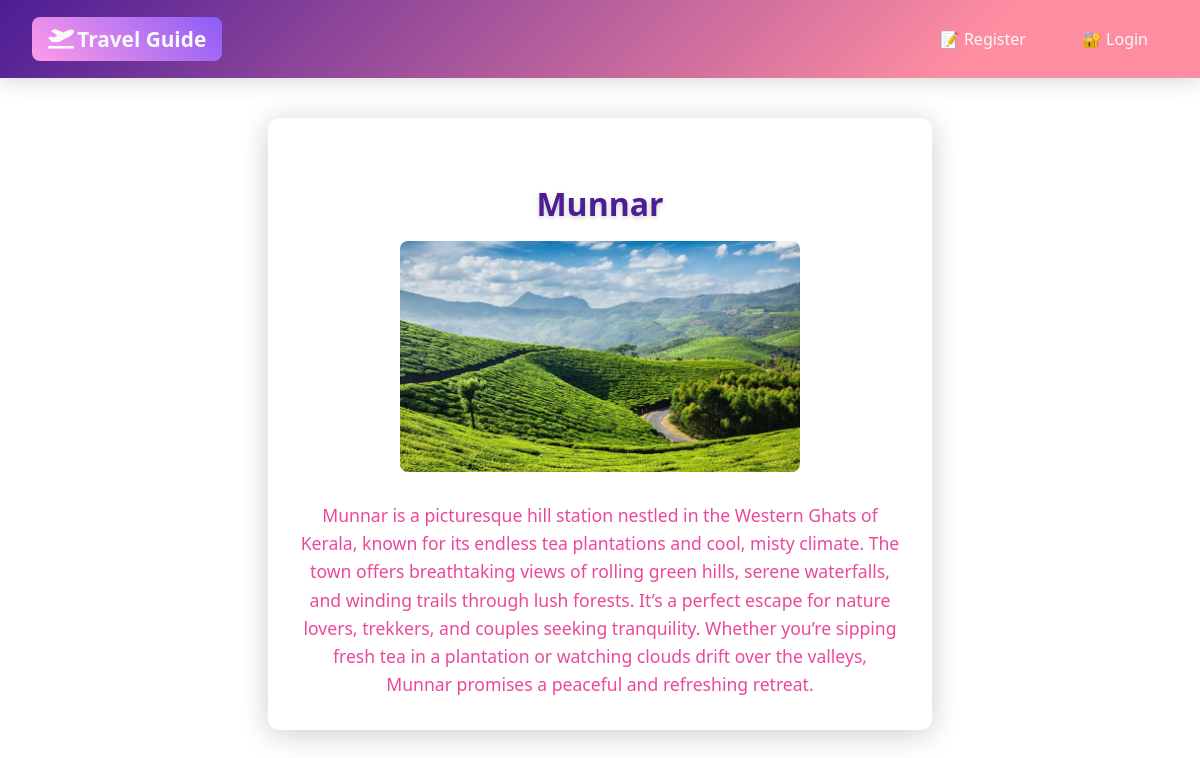
Screenshot of /base/destread/1/ with the database file from the repository.
### base/models.py (models this page shows, shortened)
class Destination(models.Model):
    name = models.CharField(max_length=100)
    image=models.ImageField(upload_to='destinations/') #upload_to : create one folder and all photos will be stored their
    desc = models.CharField(max_length=1000)
    is_deleted = models.BooleanField(default=False)

### base/views.py (the view)
# urls.py: path('destread/<int:did>/',views.destread,name='destread'),
def destread(request, did):
    dest_data = get_object_or_404(Destination, id=did)
    return render(request, 'destread.html', {'dest_data': dest_data})

### base/templates/destread.html
{% extends 'main.html' %}
    {% block content %}
    <div class=" destread_container">
        <h3>{{dest_data.name}}</h3>
        <img src="{{ dest_data.image.url }}" alt="{{ dest_data.name }}" width="400" height="300">
        <p>{{dest_data.desc}}</p>
    </div>
    {% endblock %}

### static/style.css (style rules this page uses)
:root { --primary: #FF8DA1; --secondary: #FFC2BA; --accent: #FF9CE9; --dark: #AD56C4; --light: #FFFFFF; }
body { font-family: 'Segoe UI', Tahoma, Geneva, Verdana, sans-serif; margin: 0; }
.destread_container { background-color: rgba(255, 255, 255, 0.564); border-radius: 12px; padding: 2rem; box-shadow: 0 4px 30px rgba(0, 0, 0, 0.2); max-width: 600px; margin: 40px auto; animation: fadeIn 0.5s ease-in-out; text-align: center; }
.destread_container h3 { color: var(--dark); margin-bottom: 1rem; font-size: 2rem; text-shadow: 0 2px 5px rgba(0, 0, 0, 0.2); }
.destread_container img { border-radius: 8px; max-width: 100%; height: auto; margin-bottom: 1.5rem; }
.destread_container p { color: #EC4899; line-height: 1.6; font-size: 1.1rem; margin: 0; }
:root { --primary: #8B5CF6; --secondary: #EC4899; --accent: #FF9CE9; --dark: #4C1D95; --light: #FAFAFA; --text-dark: #1F2937; --price-color: #10B981; }

### rows the page displays
Destination: name "Munnar", image (picture), desc "Munnar is a picturesque hill station nestled in the Western Ghats of Kerala, known for its endless tea plantations and cool, misty climate. The town offers breathtaking views of rolling green hills, serene waterfalls, and winding trails through lush forests. It’s a perfect escape for nature lovers, trekkers, and couples seeking tranquility. Whether you’re sipping fresh tea in a plantation or watching clouds drift over the valleys, Munnar promises a peaceful and refreshing retreat."
